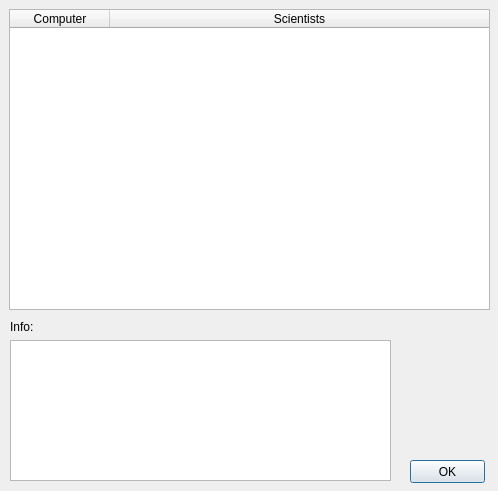
<?xml version="1.0" encoding="UTF-8"?>
<ui version="4.0">
 <class>ClickComputer</class>
 <widget class="QDialog" name="ClickComputer">
  <property name="geometry">
   <rect>
    <x>0</x>
    <y>0</y>
    <width>498</width>
    <height>491</height>
   </rect>
  </property>
  <property name="windowTitle">
   <string>Info</string>
  </property>
  <widget class="QTableWidget" name="tableWidget">
   <property name="geometry">
    <rect>
     <x>9</x>
     <y>9</y>
     <width>481</width>
     <height>301</height>
    </rect>
   </property>
   <attribute name="horizontalHeaderStretchLastSection">
    <bool>true</bool>
   </attribute>
   <column>
    <property name="text">
     <string>Computer</string>
    </property>
   </column>
   <column>
    <property name="text">
     <string>Scientists</string>
    </property>
   </column>
  </widget>
  <widget class="QPlainTextEdit" name="plainTextEdit">
   <property name="geometry">
    <rect>
     <x>10</x>
     <y>340</y>
     <width>381</width>
     <height>141</height>
    </rect>
   </property>
  </widget>
  <widget class="QLabel" name="label">
   <property name="geometry">
    <rect>
     <x>10</x>
     <y>320</y>
     <width>47</width>
     <height>13</height>
    </rect>
   </property>
   <property name="text">
    <string>Info:</string>
   </property>
  </widget>
  <widget class="QPushButton" name="pushButton">
   <property name="geometry">
    <rect>
     <x>410</x>
     <y>460</y>
     <width>75</width>
     <height>23</height>
    </rect>
   </property>
   <property name="text">
    <string>OK</string>
   </property>
  </widget>
 </widget>
 <resources/>
 <connections/>
</ui>
